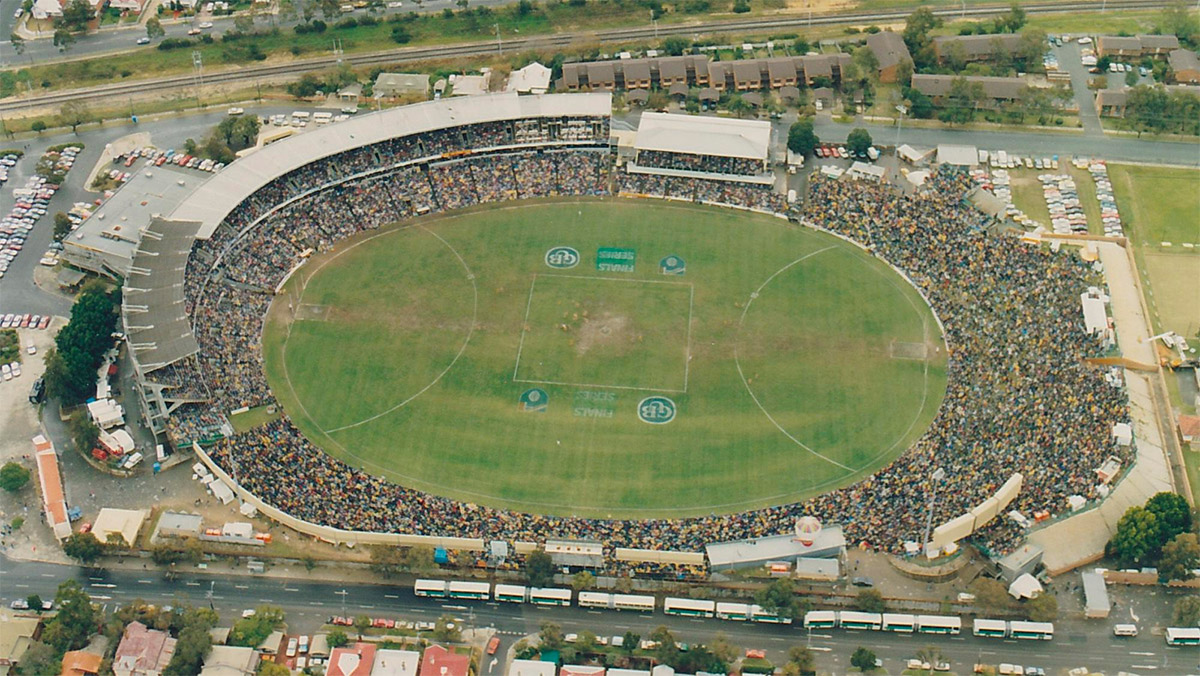
#> input picture .claude/review/subiaco_src/refs/01.jpg, 1200 x 676 px
$ python -i arena_edge.py   (imports and definitions only)
#> lines starting #> are read from the running program, lines starting #| are printed output that depends on the picture
import cv2,numpy as np,sys
from arena_fit import robust_ellipse, M, C0
def edge_points(path,rmin=60,rmax=100,nray=720,run=4,k=3.0):
#> called with rmin = 60, rmax = 100, nray = 720, run = 4, k = 3
    im=cv2.imread(path).astype(np.float32); im=cv2.GaussianBlur(im,(0,0),1.0)
    s=im.sum(2)+1; f=np.dstack([im[...,1]/s, im[...,2]/s, np.log(s)])   # chromaticity g,r + log brightness
#> after `s = im.sum(2) + 1`:
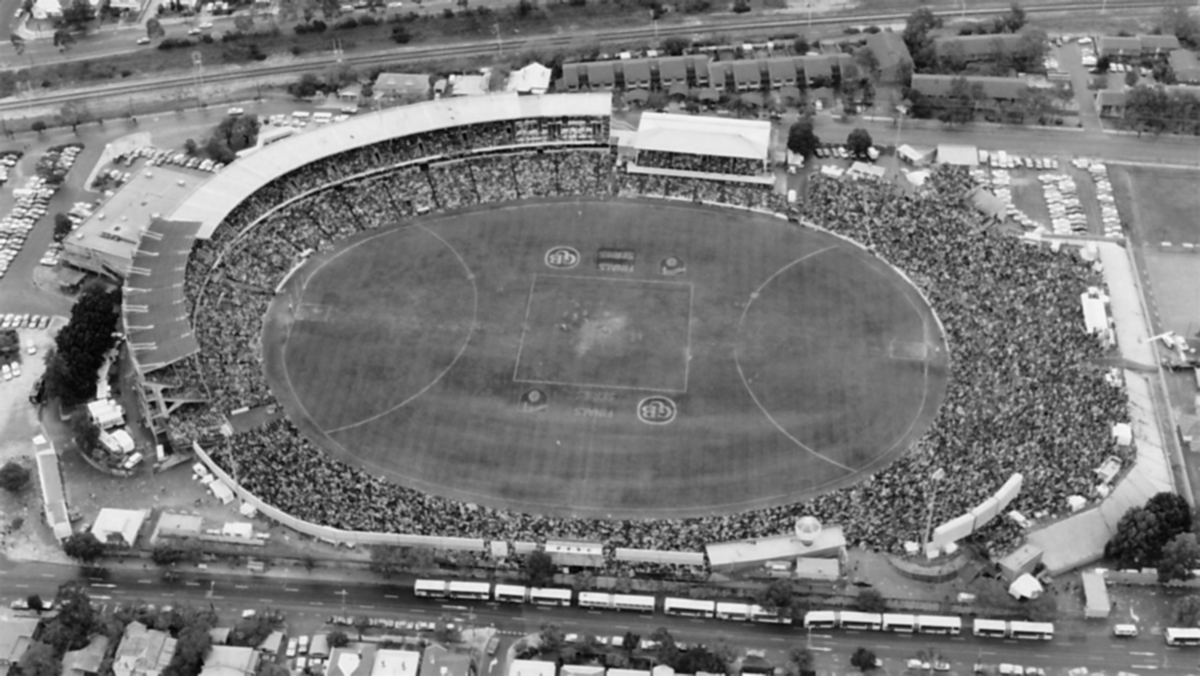
#> s: shape (676, 1200) float32; min 78.32, max 672.3, mean 359.7; drawn with min black and max white
#> after `f = np.dstack([im[..., 1] / s, im[..., 2] / s, np.log(s)])`:
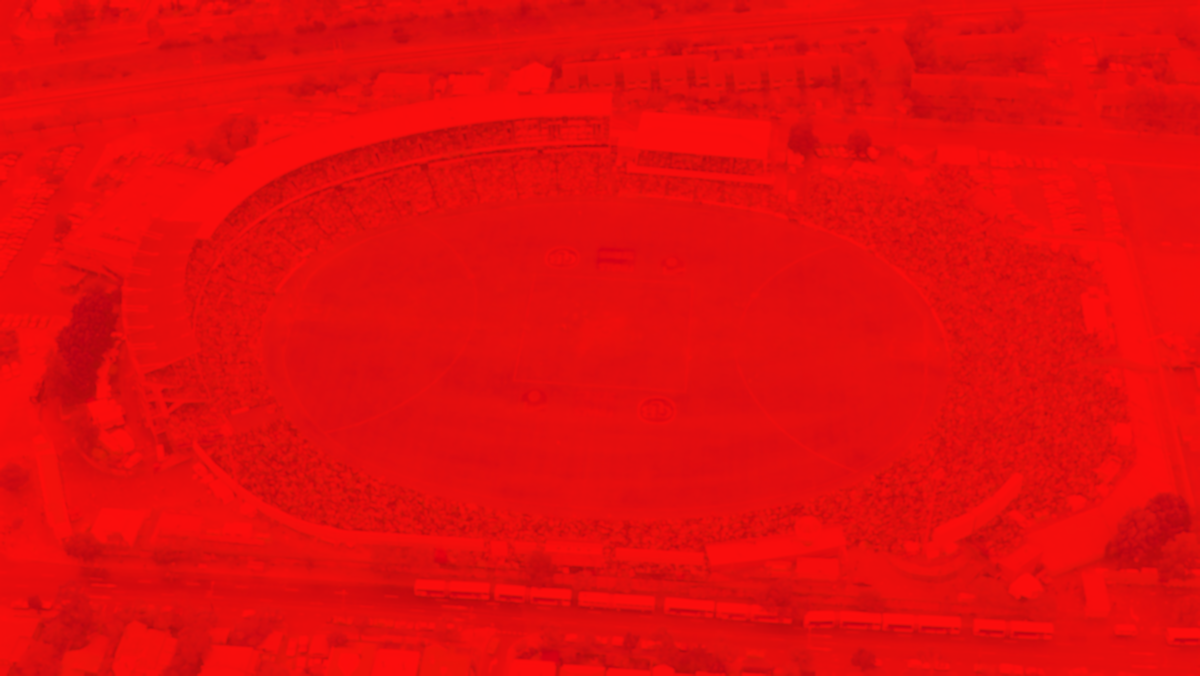
#> f: shape (676, 1200, 3) float32; mean B, G, R 0.367, 0.35, 5.84; drawn with min black and max white
#> (the run stopped early here; a loop or call above may not have finished)
